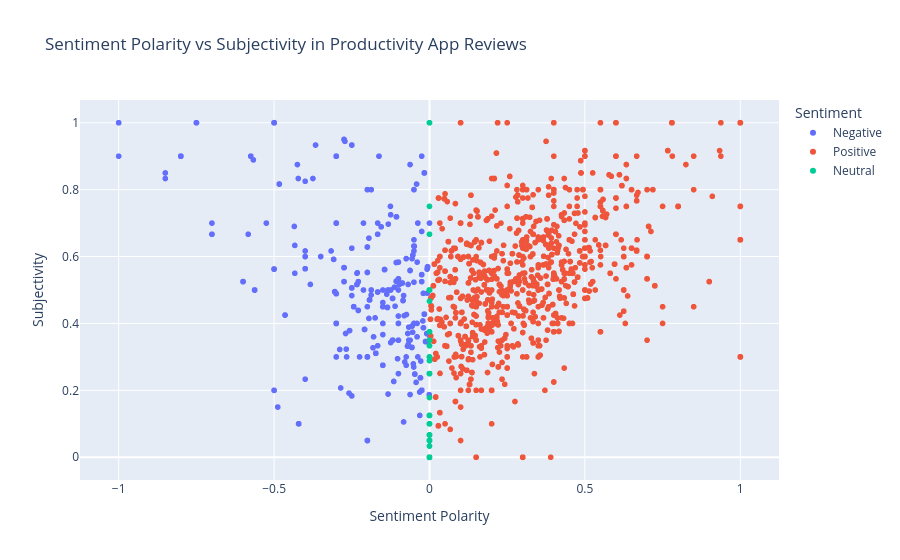

Write notebook code for a chart like this one.
### Markdown cell above
## Sentiment Polarity vs. Subjectivity of Productivity App Reviews
This scatter plot visualizes the relationship between sentiment polarity and subjectivity for productivity app reviews. Sentiment polarity measures whether a review is positive or negative, while subjectivity measures whether the review expresses personal opinions or objective statements.

By plotting both measurements together and coloring reviews by sentiment, this visualization provides insight into not only how users feel about productivity applications, but also whether those opinions are based on personal experiences or more factual observations.

### Code cell
fig = px.scatter(
    productivity_df,
    x="Sentiment_Polarity",
    y="Sentiment_Subjectivity",
    color="Sentiment",
    hover_data=["App", "Translated_Review"],
    title="Sentiment Polarity vs Subjectivity in Productivity App Reviews",
    labels={
        "Sentiment_Polarity": "Sentiment Polarity",
        "Sentiment_Subjectivity": "Subjectivity"
    }
)

fig.update_layout(
    xaxis_title="Sentiment Polarity",
    yaxis_title="Subjectivity",
    height=600
)

fig.show()

### Figure 1 — Plotly figure (JSON) as saved in the notebook; plotly's stock layout.template omitted (floating-point values rounded to 4 significant figures; data arrays with more than 128 entries replaced by an {"elided": "..."} marker saying what was removed)
{"data": [{"customdata": {"elided": "596x2 str values"}, "hovertemplate": "Sentiment=Negative<br>Sentiment Polarity=%{x}<br>Subjectivity=%{y}<br>App=%{customdata[0]}<br>Translated_Review=%{customdata[1]}<extra></extra>", "legendgroup": "Negative", "marker": {"color": "#636efa", "symbol": "circle"}, "mode": "markers", "name": "Negative", "showlegend": true, "type": "scattergl", "x": {"elided": "596 float values"}, "xaxis": "x", "y": {"elided": "596 float values"}, "yaxis": "y"}, {"customdata": {"elided": "2144x2 str values"}, "hovertemplate": "Sentiment=Positive<br>Sentiment Polarity=%{x}<br>Subjectivity=%{y}<br>App=%{customdata[0]}<br>Translated_Review=%{customdata[1]}<extra></extra>", "legendgroup": "Positive", "marker": {"color": "#EF553B", "symbol": "circle"}, "mode": "markers", "name": "Positive", "showlegend": true, "type": "scattergl", "x": {"elided": "2144 float values"}, "xaxis": "x", "y": {"elided": "2144 float values"}, "yaxis": "y"}, {"customdata": {"elided": "381x2 str values"}, "hovertemplate": "Sentiment=Neutral<br>Sentiment Polarity=%{x}<br>Subjectivity=%{y}<br>App=%{customdata[0]}<br>Translated_Review=%{customdata[1]}<extra></extra>", "legendgroup": "Neutral", "marker": {"color": "#00cc96", "symbol": "circle"}, "mode": "markers", "name": "Neutral", "showlegend": true, "type": "scattergl", "x": {"elided": "381 int values"}, "xaxis": "x", "y": {"elided": "381 float values"}, "yaxis": "y"}], "layout": {"autosize": true, "legend": {"title": {"text": "Sentiment"}, "tracegroupgap": 0}, "title": {"text": "Sentiment Polarity vs Subjectivity in Productivity App Reviews"}, "xaxis": {"anchor": "y", "autorange": true, "domain": [0, 1], "range": [-1.126, 1.126], "title": {"text": "Sentiment Polarity"}, "type": "linear"}, "yaxis": {"anchor": "x", "autorange": true, "domain": [0, 1], "range": [-0.0668, 1.067], "title": {"text": "Subjectivity"}, "type": "linear"}}}
